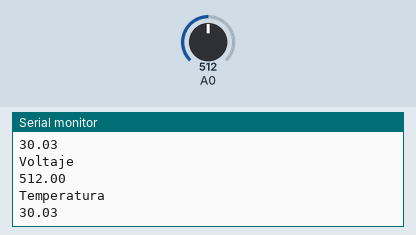
A sketch run on a simulated Arduino Uno, built with avr-gcc and run on an emulated ATmega328P. On the bench: the last lines printed to the serial monitor. The test bench sets the inputs (shaded band); at power-on: A0 = 512.

Above: at 2.8 s.
2.9 s: A0 set to 716
At 3.4 s:
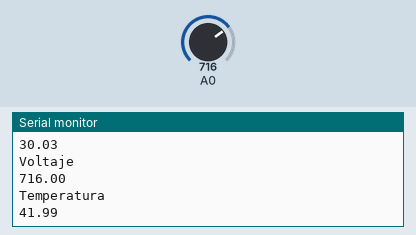
4.4 s: A0 set to 900
At 5.8 s:
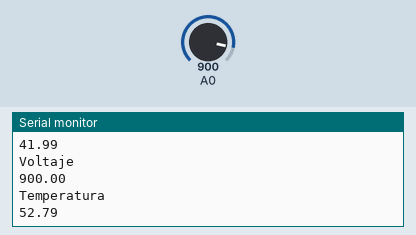
Timing chart, 0 to 7.4 s (numbered marks = the images above; inputs shaded):
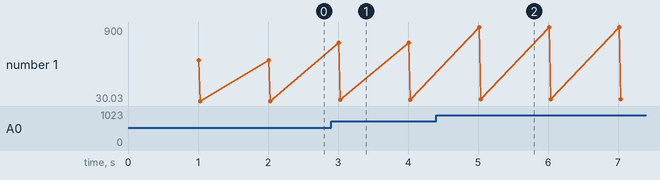

The sketch:

sensor_temp.ino
```cpp
void setup() {
 pinMode(A0, INPUT);
 Serial.begin(9600);

}

void loop() {
  float volt;
  float temp;
  delay(1000);
  volt=analogRead(A0);
  temp=volt/17.05;
  Serial.println("Voltaje");
  Serial.println(volt);
  Serial.println("Temperatura");
  Serial.println(temp);


}
```

Measured:
- after the input at 2.9 s, the serial monitor: prints a new line after 0.11 s (image 1)
- after the input at 4.4 s, the serial monitor: prints a new line after 0.61 s (image 2)
- plotted number 1: 30.03 → 41.99 after the input at 2.9 s, 41.99 → 52.79 after the input at 4.4 s
